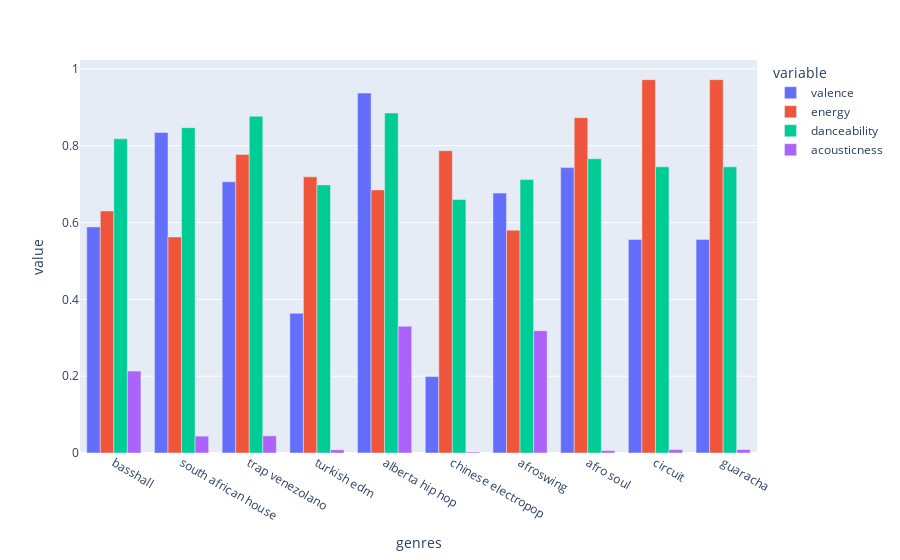

The notebook cell saved with this chart:
### Markdown cell above
# **Characteristics of Different Genres**

This dataset contains the audio features for different songs along with the audio features for different genres. We can use this information to compare different genres and understand their unique differences in sound.

### Code cell
top10_genres = genre_data.nlargest(10, 'popularity')

fig = px.bar(top10_genres, x='genres', y=['valence', 'energy', 'danceability', 'acousticness'], barmode='group')
fig.show()

### Figure 1 — Plotly figure (JSON) as saved in the notebook; plotly's stock layout.template omitted (floating-point values rounded to 4 significant figures)
{"data": [{"alignmentgroup": "True", "hovertemplate": "variable=valence<br>genres=%{x}<br>value=%{y}<extra></extra>", "legendgroup": "valence", "marker": {"color": "#636efa", "pattern": {"shape": ""}}, "name": "valence", "offsetgroup": "valence", "orientation": "v", "showlegend": true, "textposition": "auto", "type": "bar", "x": ["basshall", "south african house", "trap venezolano", "turkish edm", "alberta hip hop", "chinese electropop", "afroswing", "afro soul", "circuit", "guaracha"], "xaxis": "x", "y": [0.5887, 0.8343, 0.706, 0.364, 0.937, 0.199, 0.6766, 0.743, 0.556, 0.556], "yaxis": "y"}, {"alignmentgroup": "True", "hovertemplate": "variable=energy<br>genres=%{x}<br>value=%{y}<extra></extra>", "legendgroup": "energy", "marker": {"color": "#EF553B", "pattern": {"shape": ""}}, "name": "energy", "offsetgroup": "energy", "orientation": "v", "showlegend": true, "textposition": "auto", "type": "bar", "x": ["basshall", "south african house", "trap venezolano", "turkish edm", "alberta hip hop", "chinese electropop", "afroswing", "afro soul", "circuit", "guaracha"], "xaxis": "x", "y": [0.6302, 0.5623, 0.777, 0.719, 0.685, 0.787, 0.5802, 0.873, 0.972, 0.972], "yaxis": "y"}, {"alignmentgroup": "True", "hovertemplate": "variable=danceability<br>genres=%{x}<br>value=%{y}<extra></extra>", "legendgroup": "danceability", "marker": {"color": "#00cc96", "pattern": {"shape": ""}}, "name": "danceability", "offsetgroup": "danceability", "orientation": "v", "showlegend": true, "textposition": "auto", "type": "bar", "x": ["basshall", "south african house", "trap venezolano", "turkish edm", "alberta hip hop", "chinese electropop", "afroswing", "afro soul", "circuit", "guaracha"], "xaxis": "x", "y": [0.818, 0.847, 0.877, 0.698, 0.885, 0.66, 0.7117, 0.766, 0.745, 0.745], "yaxis": "y"}, {"alignmentgroup": "True", "hovertemplate": "variable=acousticness<br>genres=%{x}<br>value=%{y}<extra></extra>", "legendgroup": "acousticness", "marker": {"color": "#ab63fa", "pattern": {"shape": ""}}, "name": "acousticness", "offsetgroup": "acousticness", "orientation": "v", "showlegend": true, "textposition": "auto", "type": "bar", "x": ["basshall", "south african house", "trap venezolano", "turkish edm", "alberta hip hop", "chinese electropop", "afroswing", "afro soul", "circuit", "guaracha"], "xaxis": "x", "y": [0.2132, 0.04383, 0.0446, 0.00829, 0.33, 0.00257, 0.3185, 0.00627, 0.00903, 0.00903], "yaxis": "y"}], "layout": {"barmode": "group", "legend": {"title": {"text": "variable"}, "tracegroupgap": 0}, "margin": {"t": 60}, "xaxis": {"anchor": "y", "domain": [0, 1], "title": {"text": "genres"}}, "yaxis": {"anchor": "x", "domain": [0, 1], "title": {"text": "value"}}}}
